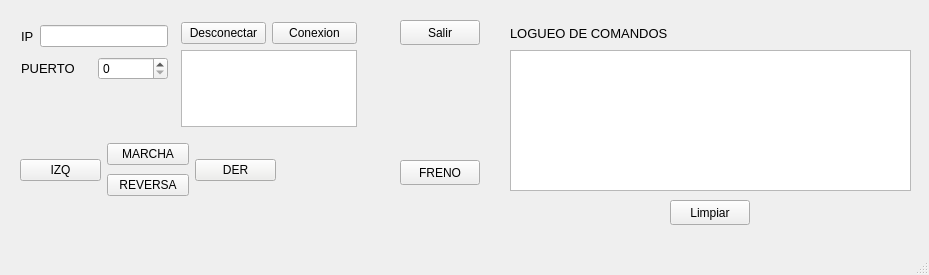
<?xml version="1.0" encoding="UTF-8"?>
<ui version="4.0">
 <class>MainWindow</class>
 <widget class="QMainWindow" name="MainWindow">
  <property name="geometry">
   <rect>
    <x>0</x>
    <y>0</y>
    <width>929</width>
    <height>275</height>
   </rect>
  </property>
  <property name="cursor">
   <cursorShape>OpenHandCursor</cursorShape>
  </property>
  <property name="windowTitle">
   <string>MainWindow</string>
  </property>
  <widget class="QWidget" name="centralwidget">
   <widget class="QWidget" name="layoutWidget">
    <property name="geometry">
     <rect>
      <x>370</x>
      <y>20</y>
      <width>20</width>
      <height>61</height>
     </rect>
    </property>
    <layout class="QVBoxLayout" name="verticalLayout_4">
     <item>
      <spacer name="horizontalSpacer_3">
       <property name="orientation">
        <enum>Qt::Horizontal</enum>
       </property>
       <property name="sizeHint" stdset="0">
        <size>
         <width>18</width>
         <height>20</height>
        </size>
       </property>
      </spacer>
     </item>
    </layout>
   </widget>
   <widget class="QWidget" name="layoutWidget_2">
    <property name="geometry">
     <rect>
      <x>181</x>
      <y>22</y>
      <width>176</width>
      <height>105</height>
     </rect>
    </property>
    <layout class="QVBoxLayout" name="verticalLayout_3">
     <item>
      <layout class="QHBoxLayout" name="horizontalLayout_3">
       <item>
        <widget class="QPushButton" name="buttonDisconect">
         <property name="text">
          <string>Desconectar</string>
         </property>
        </widget>
       </item>
       <item>
        <widget class="QPushButton" name="conexion">
         <property name="text">
          <string>Conexion</string>
         </property>
        </widget>
       </item>
      </layout>
     </item>
     <item>
      <widget class="QTextBrowser" name="stateText"/>
     </item>
    </layout>
   </widget>
   <widget class="QWidget" name="layoutWidget_3">
    <property name="geometry">
     <rect>
      <x>21</x>
      <y>21</y>
      <width>147</width>
      <height>63</height>
     </rect>
    </property>
    <layout class="QVBoxLayout" name="verticalLayout">
     <item>
      <layout class="QHBoxLayout" name="horizontalLayout_2">
       <item>
        <widget class="QLabel" name="label">
         <property name="font">
          <font>
           <pointsize>10</pointsize>
          </font>
         </property>
         <property name="text">
          <string>IP</string>
         </property>
        </widget>
       </item>
       <item>
        <widget class="QLineEdit" name="textIP">
         <property name="text">
          <string/>
         </property>
        </widget>
       </item>
      </layout>
     </item>
     <item>
      <layout class="QHBoxLayout" name="horizontalLayout">
       <item>
        <widget class="QLabel" name="label_2">
         <property name="font">
          <font>
           <pointsize>10</pointsize>
          </font>
         </property>
         <property name="text">
          <string>PUERTO</string>
         </property>
        </widget>
       </item>
       <item>
        <widget class="QSpinBox" name="numPUERTO">
         <property name="maximum">
          <number>99999</number>
         </property>
        </widget>
       </item>
      </layout>
     </item>
    </layout>
   </widget>
   <widget class="QPushButton" name="ButtonSalir">
    <property name="geometry">
     <rect>
      <x>400</x>
      <y>20</y>
      <width>80</width>
      <height>25</height>
     </rect>
    </property>
    <property name="text">
     <string>Salir</string>
    </property>
   </widget>
   <widget class="QPushButton" name="ButtonBrake">
    <property name="geometry">
     <rect>
      <x>400</x>
      <y>160</y>
      <width>80</width>
      <height>25</height>
     </rect>
    </property>
    <property name="text">
     <string>FRENO</string>
    </property>
   </widget>
   <widget class="QWidget" name="layoutWidget_4">
    <property name="geometry">
     <rect>
      <x>20</x>
      <y>140</y>
      <width>256</width>
      <height>60</height>
     </rect>
    </property>
    <layout class="QHBoxLayout" name="horizontalLayout_4">
     <item>
      <widget class="QPushButton" name="ButtonL">
       <property name="text">
        <string>IZQ</string>
       </property>
      </widget>
     </item>
     <item>
      <layout class="QVBoxLayout" name="verticalLayout_2">
       <item>
        <widget class="QPushButton" name="ButtonUp">
         <property name="enabled">
          <bool>true</bool>
         </property>
         <property name="text">
          <string>MARCHA</string>
         </property>
        </widget>
       </item>
       <item>
        <widget class="QPushButton" name="ButtonDown">
         <property name="text">
          <string>REVERSA</string>
         </property>
        </widget>
       </item>
      </layout>
     </item>
     <item>
      <widget class="QPushButton" name="ButtonR">
       <property name="palette">
        <palette>
         <active>
          <colorrole role="WindowText">
           <brush brushstyle="SolidPattern">
            <color alpha="255">
             <red>0</red>
             <green>0</green>
             <blue>0</blue>
            </color>
           </brush>
          </colorrole>
          <colorrole role="Button">
           <brush brushstyle="SolidPattern">
            <color alpha="255">
             <red>238</red>
             <green>238</green>
             <blue>236</blue>
            </color>
           </brush>
          </colorrole>
          <colorrole role="Light">
           <brush brushstyle="SolidPattern">
            <color alpha="255">
             <red>255</red>
             <green>255</green>
             <blue>255</blue>
            </color>
           </brush>
          </colorrole>
          <colorrole role="Midlight">
           <brush brushstyle="SolidPattern">
            <color alpha="255">
             <red>246</red>
             <green>246</green>
             <blue>245</blue>
            </color>
           </brush>
          </colorrole>
          <colorrole role="Dark">
           <brush brushstyle="SolidPattern">
            <color alpha="255">
             <red>119</red>
             <green>119</green>
             <blue>118</blue>
            </color>
           </brush>
          </colorrole>
          <colorrole role="Mid">
           <brush brushstyle="SolidPattern">
            <color alpha="255">
             <red>159</red>
             <green>159</green>
             <blue>157</blue>
            </color>
           </brush>
          </colorrole>
          <colorrole role="Text">
           <brush brushstyle="SolidPattern">
            <color alpha="255">
             <red>0</red>
             <green>0</green>
             <blue>0</blue>
            </color>
           </brush>
          </colorrole>
          <colorrole role="BrightText">
           <brush brushstyle="SolidPattern">
            <color alpha="255">
             <red>255</red>
             <green>255</green>
             <blue>255</blue>
            </color>
           </brush>
          </colorrole>
          <colorrole role="ButtonText">
           <brush brushstyle="SolidPattern">
            <color alpha="255">
             <red>0</red>
             <green>0</green>
             <blue>0</blue>
            </color>
           </brush>
          </colorrole>
          <colorrole role="Base">
           <brush brushstyle="SolidPattern">
            <color alpha="255">
             <red>255</red>
             <green>255</green>
             <blue>255</blue>
            </color>
           </brush>
          </colorrole>
          <colorrole role="Window">
           <brush brushstyle="SolidPattern">
            <color alpha="255">
             <red>238</red>
             <green>238</green>
             <blue>236</blue>
            </color>
           </brush>
          </colorrole>
          <colorrole role="Shadow">
           <brush brushstyle="SolidPattern">
            <color alpha="255">
             <red>0</red>
             <green>0</green>
             <blue>0</blue>
            </color>
           </brush>
          </colorrole>
          <colorrole role="AlternateBase">
           <brush brushstyle="SolidPattern">
            <color alpha="255">
             <red>246</red>
             <green>246</green>
             <blue>245</blue>
            </color>
           </brush>
          </colorrole>
          <colorrole role="ToolTipBase">
           <brush brushstyle="SolidPattern">
            <color alpha="255">
             <red>255</red>
             <green>255</green>
             <blue>220</blue>
            </color>
           </brush>
          </colorrole>
          <colorrole role="ToolTipText">
           <brush brushstyle="SolidPattern">
            <color alpha="255">
             <red>0</red>
             <green>0</green>
             <blue>0</blue>
            </color>
           </brush>
          </colorrole>
          <colorrole role="PlaceholderText">
           <brush brushstyle="NoBrush">
            <color alpha="128">
             <red>0</red>
             <green>0</green>
             <blue>0</blue>
            </color>
           </brush>
          </colorrole>
         </active>
         <inactive>
          <colorrole role="WindowText">
           <brush brushstyle="SolidPattern">
            <color alpha="255">
             <red>0</red>
             <green>0</green>
             <blue>0</blue>
            </color>
           </brush>
          </colorrole>
          <colorrole role="Button">
           <brush brushstyle="SolidPattern">
            <color alpha="255">
             <red>238</red>
             <green>238</green>
             <blue>236</blue>
            </color>
           </brush>
          </colorrole>
          <colorrole role="Light">
           <brush brushstyle="SolidPattern">
            <color alpha="255">
             <red>255</red>
             <green>255</green>
             <blue>255</blue>
            </color>
           </brush>
          </colorrole>
          <colorrole role="Midlight">
           <brush brushstyle="SolidPattern">
            <color alpha="255">
             <red>246</red>
             <green>246</green>
             <blue>245</blue>
            </color>
           </brush>
          </colorrole>
          <colorrole role="Dark">
           <brush brushstyle="SolidPattern">
            <color alpha="255">
             <red>119</red>
             <green>119</green>
             <blue>118</blue>
            </color>
           </brush>
          </colorrole>
          <colorrole role="Mid">
           <brush brushstyle="SolidPattern">
            <color alpha="255">
             <red>159</red>
             <green>159</green>
             <blue>157</blue>
            </color>
           </brush>
          </colorrole>
          <colorrole role="Text">
           <brush brushstyle="SolidPattern">
            <color alpha="255">
             <red>0</red>
             <green>0</green>
             <blue>0</blue>
            </color>
           </brush>
          </colorrole>
          <colorrole role="BrightText">
           <brush brushstyle="SolidPattern">
            <color alpha="255">
             <red>255</red>
             <green>255</green>
             <blue>255</blue>
            </color>
           </brush>
          </colorrole>
          <colorrole role="ButtonText">
           <brush brushstyle="SolidPattern">
            <color alpha="255">
             <red>0</red>
             <green>0</green>
             <blue>0</blue>
            </color>
           </brush>
          </colorrole>
          <colorrole role="Base">
           <brush brushstyle="SolidPattern">
            <color alpha="255">
             <red>255</red>
             <green>255</green>
             <blue>255</blue>
            </color>
           </brush>
          </colorrole>
          <colorrole role="Window">
           <brush brushstyle="SolidPattern">
            <color alpha="255">
             <red>238</red>
             <green>238</green>
             <blue>236</blue>
            </color>
           </brush>
          </colorrole>
          <colorrole role="Shadow">
           <brush brushstyle="SolidPattern">
            <color alpha="255">
             <red>0</red>
             <green>0</green>
             <blue>0</blue>
            </color>
           </brush>
          </colorrole>
          <colorrole role="AlternateBase">
           <brush brushstyle="SolidPattern">
            <color alpha="255">
             <red>246</red>
             <green>246</green>
             <blue>245</blue>
            </color>
           </brush>
          </colorrole>
          <colorrole role="ToolTipBase">
           <brush brushstyle="SolidPattern">
            <color alpha="255">
             <red>255</red>
             <green>255</green>
             <blue>220</blue>
            </color>
           </brush>
          </colorrole>
          <colorrole role="ToolTipText">
           <brush brushstyle="SolidPattern">
            <color alpha="255">
             <red>0</red>
             <green>0</green>
             <blue>0</blue>
            </color>
           </brush>
          </colorrole>
          <colorrole role="PlaceholderText">
           <brush brushstyle="NoBrush">
            <color alpha="128">
             <red>0</red>
             <green>0</green>
             <blue>0</blue>
            </color>
           </brush>
          </colorrole>
         </inactive>
         <disabled>
          <colorrole role="WindowText">
           <brush brushstyle="SolidPattern">
            <color alpha="255">
             <red>119</red>
             <green>119</green>
             <blue>118</blue>
            </color>
           </brush>
          </colorrole>
          <colorrole role="Button">
           <brush brushstyle="SolidPattern">
            <color alpha="255">
             <red>238</red>
             <green>238</green>
             <blue>236</blue>
            </color>
           </brush>
          </colorrole>
          <colorrole role="Light">
           <brush brushstyle="SolidPattern">
            <color alpha="255">
             <red>255</red>
             <green>255</green>
             <blue>255</blue>
            </color>
           </brush>
          </colorrole>
          <colorrole role="Midlight">
           <brush brushstyle="SolidPattern">
            <color alpha="255">
             <red>246</red>
             <green>246</green>
             <blue>245</blue>
            </color>
           </brush>
          </colorrole>
          <colorrole role="Dark">
           <brush brushstyle="SolidPattern">
            <color alpha="255">
             <red>119</red>
             <green>119</green>
             <blue>118</blue>
            </color>
           </brush>
          </colorrole>
          <colorrole role="Mid">
           <brush brushstyle="SolidPattern">
            <color alpha="255">
             <red>159</red>
             <green>159</green>
             <blue>157</blue>
            </color>
           </brush>
          </colorrole>
          <colorrole role="Text">
           <brush brushstyle="SolidPattern">
            <color alpha="255">
             <red>119</red>
             <green>119</green>
             <blue>118</blue>
            </color>
           </brush>
          </colorrole>
          <colorrole role="BrightText">
           <brush brushstyle="SolidPattern">
            <color alpha="255">
             <red>255</red>
             <green>255</green>
             <blue>255</blue>
            </color>
           </brush>
          </colorrole>
          <colorrole role="ButtonText">
           <brush brushstyle="SolidPattern">
            <color alpha="255">
             <red>119</red>
             <green>119</green>
             <blue>118</blue>
            </color>
           </brush>
          </colorrole>
          <colorrole role="Base">
           <brush brushstyle="SolidPattern">
            <color alpha="255">
             <red>238</red>
             <green>238</green>
             <blue>236</blue>
            </color>
           </brush>
          </colorrole>
          <colorrole role="Window">
           <brush brushstyle="SolidPattern">
            <color alpha="255">
             <red>238</red>
             <green>238</green>
             <blue>236</blue>
            </color>
           </brush>
          </colorrole>
          <colorrole role="Shadow">
           <brush brushstyle="SolidPattern">
            <color alpha="255">
             <red>0</red>
             <green>0</green>
             <blue>0</blue>
            </color>
           </brush>
          </colorrole>
          <colorrole role="AlternateBase">
           <brush brushstyle="SolidPattern">
            <color alpha="255">
             <red>238</red>
             <green>238</green>
             <blue>236</blue>
            </color>
           </brush>
          </colorrole>
          <colorrole role="ToolTipBase">
           <brush brushstyle="SolidPattern">
            <color alpha="255">
             <red>255</red>
             <green>255</green>
             <blue>220</blue>
            </color>
           </brush>
          </colorrole>
          <colorrole role="ToolTipText">
           <brush brushstyle="SolidPattern">
            <color alpha="255">
             <red>0</red>
             <green>0</green>
             <blue>0</blue>
            </color>
           </brush>
          </colorrole>
          <colorrole role="PlaceholderText">
           <brush brushstyle="NoBrush">
            <color alpha="128">
             <red>0</red>
             <green>0</green>
             <blue>0</blue>
            </color>
           </brush>
          </colorrole>
         </disabled>
        </palette>
       </property>
       <property name="toolTip">
        <string/>
       </property>
       <property name="text">
        <string>DER</string>
       </property>
      </widget>
     </item>
    </layout>
   </widget>
   <widget class="QLabel" name="label_3">
    <property name="geometry">
     <rect>
      <x>510</x>
      <y>20</y>
      <width>171</width>
      <height>26</height>
     </rect>
    </property>
    <property name="font">
     <font>
      <pointsize>10</pointsize>
     </font>
    </property>
    <property name="text">
     <string>LOGUEO DE COMANDOS</string>
    </property>
   </widget>
   <widget class="QPlainTextEdit" name="commandLog">
    <property name="geometry">
     <rect>
      <x>510</x>
      <y>50</y>
      <width>401</width>
      <height>141</height>
     </rect>
    </property>
   </widget>
   <widget class="QPushButton" name="pushButton">
    <property name="geometry">
     <rect>
      <x>670</x>
      <y>200</y>
      <width>80</width>
      <height>25</height>
     </rect>
    </property>
    <property name="text">
     <string>Limpiar</string>
    </property>
   </widget>
  </widget>
  <widget class="QMenuBar" name="menubar">
   <property name="geometry">
    <rect>
     <x>0</x>
     <y>0</y>
     <width>929</width>
     <height>22</height>
    </rect>
   </property>
  </widget>
  <widget class="QStatusBar" name="statusbar"/>
 </widget>
 <resources/>
 <connections/>
</ui>
